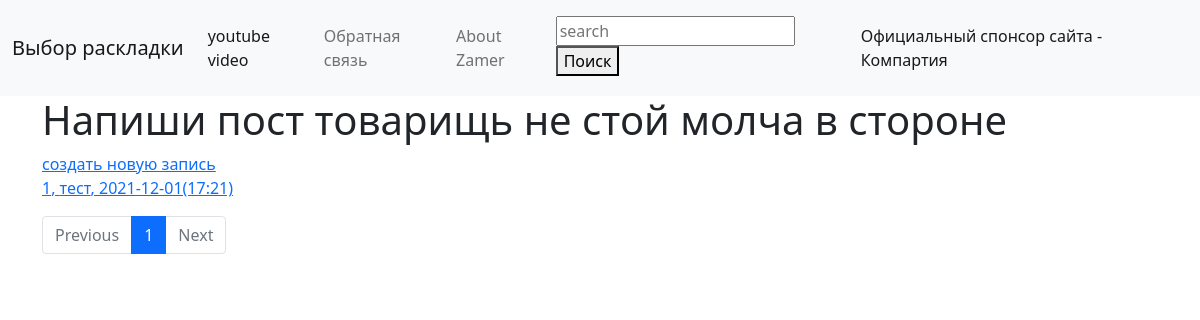
/blog/, run on an earlier commit of the app's database.
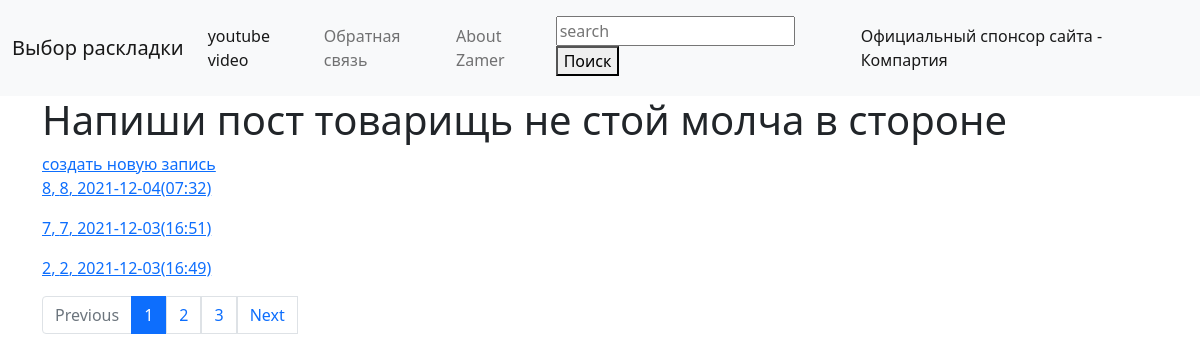
And on a later commit of the database.
### models.py (models this page shows, shortened)
class Post(db.Model):
	id = db.Column(db.Integer, primary_key=True)
	title = db.Column(db.String(140))
	slug = db.Column(db.String(140), unique=True)
	body = db.Column(db.Text)
	created = db.Column(db.DateTime, default=datetime.utcnow())
	tags = db.relationship('Tag', secondary=post_tags, backref=db.backref('posts', lazy='dynamic'))

### posts/blueprint.py (the view)
@posts.route('/')
def posts_index():
	page = request.args.get('page')
	if page and page.isdigit():
		page = int(page)
	else:
		page = 1
	p = Post.query.order_by(Post.created.desc())#all()
	pages = p.paginate(page=page, per_page=3)
	return render_template('posts/index.html', posts=p, pages=pages)

### posts/templates/posts/index.html (shortened to what this page needs)
{% extends 'base.html' %}
{% block search %}
<li class="nav-item">
        <form action="{{url_for('posts.search')}}" method="post">
          <input type="text"  placeholder="search" name="search_word" value="{{request.args.get('search_word','')}}">
            <button type="submit">Поиск</button>
        </form>
</li>
{% endblock %}
{% block content %}
<h1>Напиши пост товарищь не стой молча в стороне</h1>
<a href="{{url_for('posts.post_create')}}">создать новую запись</a>
    {%for post in pages.items%}
<p>
    <a href="{{url_for('posts.post_detail',slug=post.slug)}}"
            <h1>{{post.id}}, {{post.title}}, {{post.created.strftime('%Y-%m-%d(%H:%M)')}}</h1>
    </a>
</p>
    {%endfor%}
<nav aria-label="...">
  <ul class="pagination">
    <li
        {% if not pages.has_prev %}
            class="page-item disabled"
        {% endif %}
    >
      <a href="./?page={{ pages.prev_num }}" class="page-link">Previous</a>
    </li>
      {% for page in pages.iter_pages(left_edge=2, left_current=2, right_current=2, right_edge=2) %}
      <li {% if page == pages.page %} class="page-item active" aria-current="page" {% endif %}>
          {% if page==None %}
            <a class="page-link" >...</a>
          {% else %}
            <a class="page-link" href="./?page={{ page }}">{{ page }}</a>
          {% endif %}
      </li>
      {% endfor %}
    <li
        {% if not pages.has_next %}
            class="page-item disabled"
        {% endif %}
    >
      <a href="./?page={{ pages.next_num }}" class="page-link">Next</a>
    </li>
  </ul>
</nav>
{% endblock %}

### templates/base.html (shortened to what this page needs)
<!DOCTYPE html>
<html lang="en">
<head>
<link rel="stylesheet" href="https://cdn.jsdelivr.net/npm/bootstrap@5.0.2/dist/css/bootstrap.min.css">
</head>
<body>
<nav class="navbar navbar-expand-lg navbar-light bg-light">
  <div class="container-fluid">
      <a class="navbar-brand" href="{{url_for('first_page')}}">Выбор раскладки</a>
    <div class="collapse navbar-collapse" id="navbarText">
      <ul class="navbar-nav me-auto mb-2 mb-lg-0">
        <li class="nav-item">
          <a class="nav-link active" aria-current="page" href="{{url_for('video')}}">youtube video</a>
        </li>
        <li class="nav-item">
          <a class="nav-link" href="{{url_for('posts.posts_index')}}">Обратная связь</a>
        </li>
        <li class="nav-item">
          <a class="nav-link" href="{{url_for('about')}}">About Zamer</a>
        </li>
{% block search %}{% endblock %}
      </ul>
      <span class="navbar-text">
        <a class="nav-link" href="https://kprf.ru">Официальный спонсор сайта - Компартия</a>
      </span>
    </div>
  </div>
</nav>
<div class="container gx -100">
{% block content %}
{% endblock content %}
</body>
</html>

What changed in the data, as far as the page shows it:
no longer on this page (row edited): Post: id "1", title "тест", created "2021-12-01(17:21)"
added Post: id "8", title "8", created "2021-12-04(07:32)"
added Post: id "7", title "7", created "2021-12-03(16:51)"
added Post: id "2", title "2", created "2021-12-03(16:49)"
Also different on the page:
new list line: "2"
new list line: "3"
